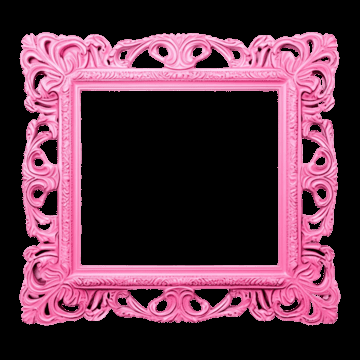
#> input picture İHA_ödevler/week_5/frame_1.png, 360 x 360 px
$ jupyter execute example_6.ipynb
#> lines starting #> are read from the running program, lines starting #| are printed output that depends on the picture; after the words box and inside, x2 and y2 are one past the last pixel; in counts of white or black regions, pixels touching at a corner belong together
[cell 1]
import cv2 as cv
import numpy as np

[cell 2]
cap = cv.VideoCapture(0)

# AR ÇERÇEVE PNG (RGBA)
overlay = cv.imread("frame_1.png", cv.IMREAD_UNCHANGED)
#> overlay is the input picture: shape (360, 360, 4); mean B, G, R, A 68.7, 50.8, 90.2, 92.8

# Kaynak çerçevenin köşe noktaları
h_o, w_o = overlay.shape[:2]
#> h_o = 360; w_o = 360
src_pts = np.array([
    [0, 0],
    [w_o, 0],
    [w_o, h_o],
    [0, h_o]
], dtype=np.float32)
#> src_pts = [[0, 0], [360, 0], [360, 360], [0, 360]]

def order_points(pts):
    pts = np.array(pts).reshape(4, 2)
    ordered = np.zeros((4, 2), dtype="float32")

    s = pts.sum(axis=1)
    ordered[0] = pts[np.argmin(s)]      # sol üst
    ordered[2] = pts[np.argmax(s)]      # sağ alt

    diff = np.diff(pts, axis=1)
    ordered[1] = pts[np.argmin(diff)]   # sağ üst
    ordered[3] = pts[np.argmax(diff)]   # sol alt

    return ordered

while True:
    ret, frame = cap.read()
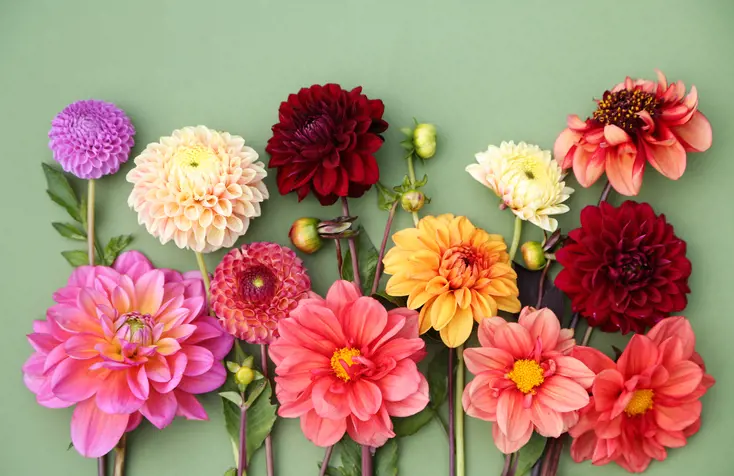
#> input picture İHA_ödevler/week_5/cicek.jpg, 734 x 476 px, given in place of the camera
#> frame is the input picture: shape (476, 734, 3); mean B, G, R 113.7, 134.5, 171.8
    frame = cv.flip(frame, 1)
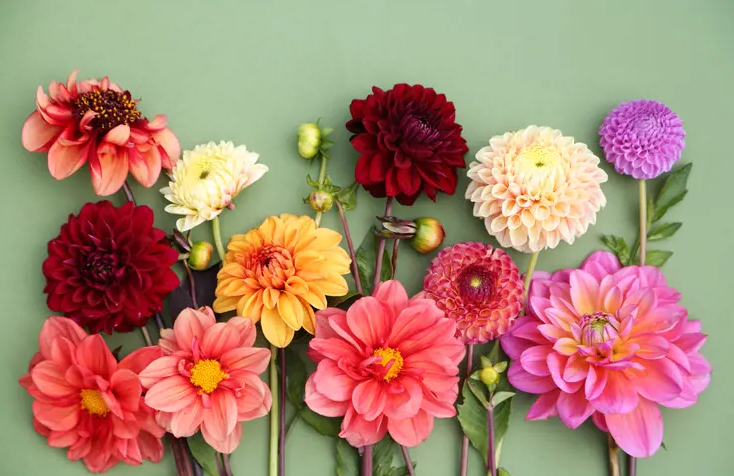
#> frame: shape (476, 734, 3); mean B, G, R 113.7, 134.5, 171.8

    hsv = cv.cvtColor(frame, cv.COLOR_BGR2HSV)
#> hsv: shape (476, 734, 3); mean H, S, V 69.2, 109.7, 183.1

    # Kırmızı maske
    lower_red1 = np.array([0, 120, 70])
    upper_red1 = np.array([10, 255, 255])
    lower_red2 = np.array([170, 120, 70])
    upper_red2 = np.array([180, 255, 255])

    mask1 = cv.inRange(hsv, lower_red1, upper_red1)
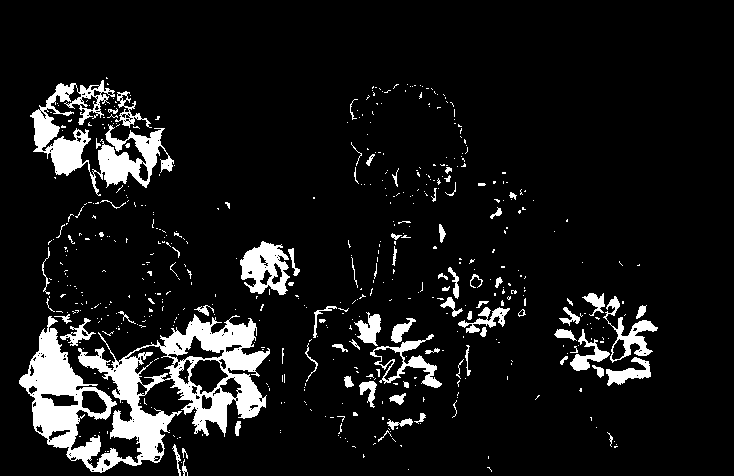
#> mask1: shape (476, 734); 9.4% white; 541 white regions (460 under 20 px), largest, box (x1, y1, x2, y2) and area: (19, 314, 270, 473) 15265, (30, 80, 174, 196) 5285, (240, 241, 290, 295) 1599
    mask2 = cv.inRange(hsv, lower_red2, upper_red2)
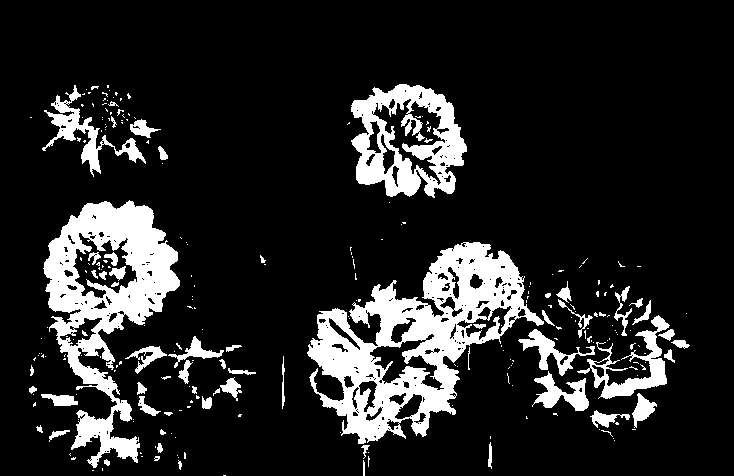
#> mask2: shape (476, 734); 14.8% white; 255 white regions (192 under 20 px), largest, box (x1, y1, x2, y2) and area: (307, 242, 544, 444) 18365, (43, 200, 180, 468) 14110, (351, 84, 467, 198) 6925
    mask = mask1 + mask2
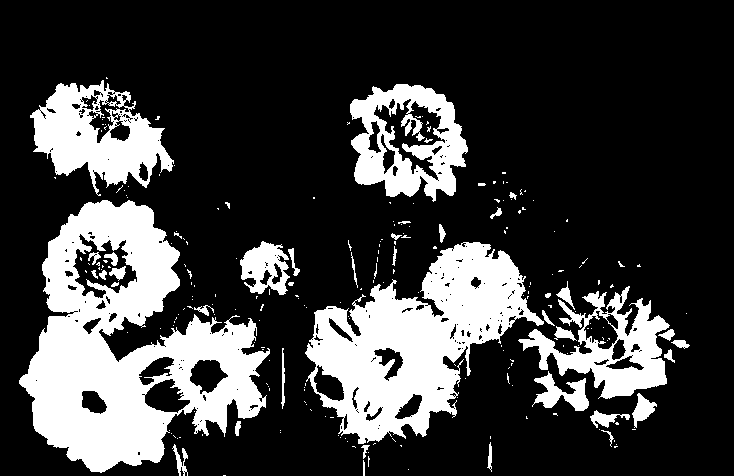
#> mask: shape (476, 734); 24.2% white; 230 white regions (187 under 20 px), largest, box (x1, y1, x2, y2) and area: (19, 200, 270, 473) 33005, (305, 242, 544, 444) 22753, (30, 80, 174, 196) 8287

    # Temizleme
    kernel = cv.getStructuringElement(cv.MORPH_ELLIPSE, (9, 9))
    mask = cv.morphologyEx(mask, cv.MORPH_CLOSE, kernel, iterations=3)
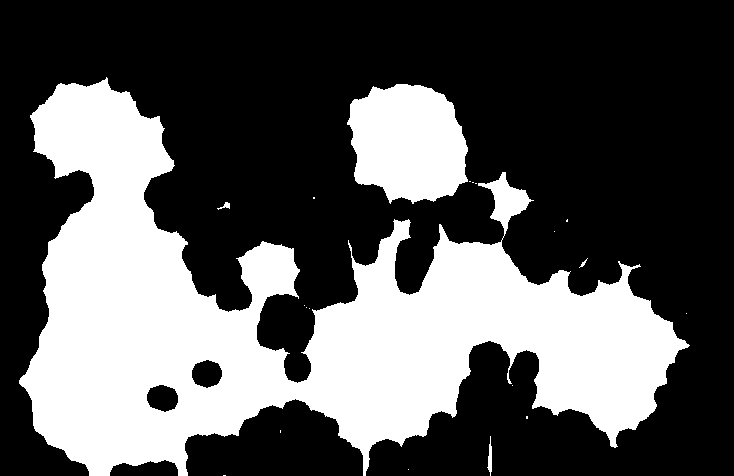
#> mask: shape (476, 734); 35% white; 20 white regions (15 under 20 px)

    # Contour bul
    contours, _ = cv.findContours(mask, cv.RETR_EXTERNAL, cv.CHAIN_APPROX_SIMPLE)
#> contours = 20 contours, 16 with area under 20; largest, box (x1, y1, x2, y2) and area: (19, 77, 690, 476) 110416, (347, 84, 468, 204) 11047, (487, 436, 492, 476) 69, (217, 202, 230, 210) 26

    if contours:
        largest = max(contours, key=cv.contourArea)
#> largest = contour of 2107 points, box (x1, y1, x2, y2) (19, 77, 690, 476), area 110416

        if cv.contourArea(largest) > 5000:

            # Çokgen yaklaştırma → köşeleri bulur
            epsilon = 0.03 * cv.arcLength(largest, True)
#> epsilon = 112.8
            approx = cv.approxPolyDP(largest, epsilon, True)
#> approx = [[30, 115], [89, 475], [689, 345], [502, 172], [288, 380]]

            if len(approx) == 4:
                dst_pts = order_points(approx)

                # Homography hesapla
                H, _ = cv.findHomography(src_pts, dst_pts)

                # Overlay'i hedef görüntüde bük
                warped = cv.warpPerspective(overlay, H, (frame.shape[1], frame.shape[0]))

                # Alfa maske
                alpha = warped[:, :, 3] / 255.0
                warped_rgb = warped[:, :, :3]

                for c in range(3):
                    frame[:, :, c] = warped_rgb[:, :, c] * alpha + frame[:, :, c] * (1 - alpha)

                # Köşeleri göster (debug)
                for p in dst_pts:
                    cv.circle(frame, tuple(p.astype(int)), 6, (255, 0, 0), -1)

    cv.imshow("AR FRAME", frame)
    cv.imshow("MASK", mask)

    if cv.waitKey(1) & 0xFF == ord("q"):
#> (key q is pressed here)
        break

cap.release()
cv.destroyAllWindows()
